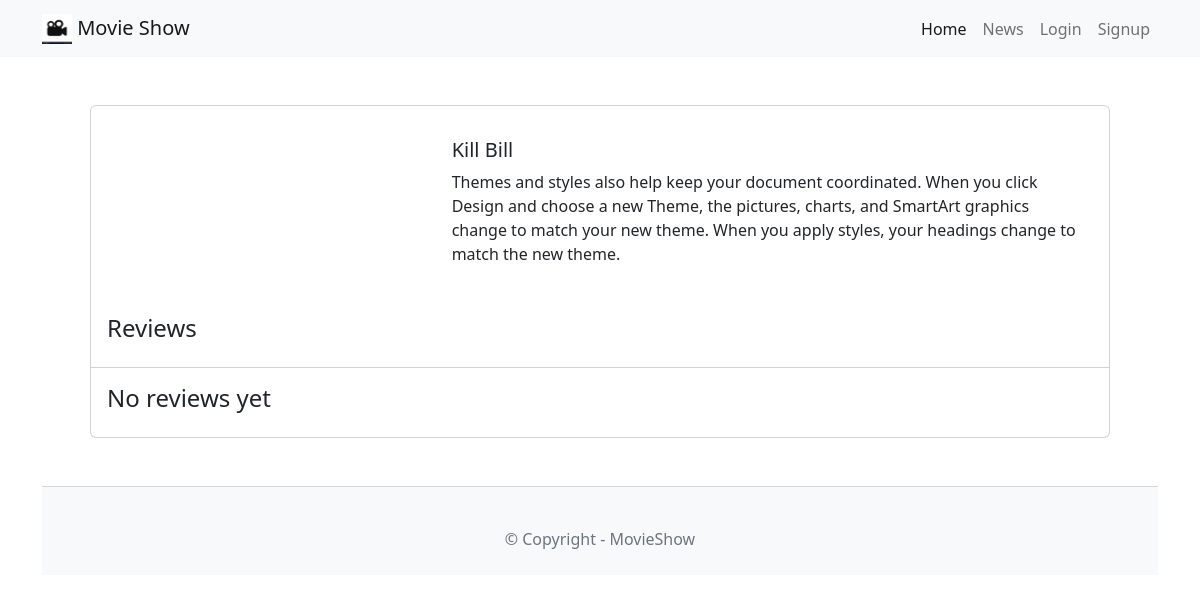
Page /movie-detail/2 on the committed database.
### movie/models.py (models this page shows, shortened)
class Movie(models.Model):
    title = models.CharField(max_length=100)
    description = models.CharField(max_length=250)
    image = models.ImageField(upload_to='movie/images/')
    url = models.URLField(blank=True)

### movie/views.py (the view)
# urls.py: path('movie-detail/<int:movie_id>', movieDetailView, name='movie-detail'),
def movieDetailView(request, movie_id):
    movie = get_object_or_404(Movie, pk=movie_id)
    reviews = Review.objects.filter(movie = movie).order_by('-date')
    context = {
        'movie': movie,
        'reviews': reviews
    }
    return render(request, 'movie/movie-detail.html', context)

### templates/movie/movie-detail.html (shortened to what this page needs)
{% extends 'base.html' %}
{% block content %}
  <div class="card m-5">
    <div class="row g-0 p-3">
      <div class="col-md-4">
      </div>
      <div class="col-md-8">
          <div class="card-body">
            <h5 class="card-title">{{movie.title}}</h5>
            <p class="card-text">{{movie.description}}</p>
          </div>
        </div>
    </div>
    <h4 class="p-3">Reviews</h4>
    <ul class="list-group list-group-flush">
      {% for review in reviews %}
        <li class="list-group-item">
            <div class="card-body">
              <h5 class="card-title">Review by {{review.user.username}}</h5>
              <p class="card-text text-muted">{{review.date}}</p>
              <p class="card-text">{{review.text}}</p>
            </div>
            {% if user.is_authenticated and user == review.user %}
              <a href="{%url 'movie:update-review' review.id %}" class="btn btn-primary">Update</a>
              <a href="{%url 'movie:delete-review' review.id %}" class="btn btn-danger">Delete</a>
            {% endif %}
        </li>
        {%empty%}
         <h4 class="p-3">No reviews yet</h4>
      {% endfor %}
    </ul>
{% endblock content %}

### rows in the picture
Movie: title "Kill Bill", description "Themes and styles also help keep your document coordinated. When you click Design and choose a new Theme, the pictures, charts, and SmartArt graphics change to match your new theme. When you apply styles, your headings change to match the new theme."
